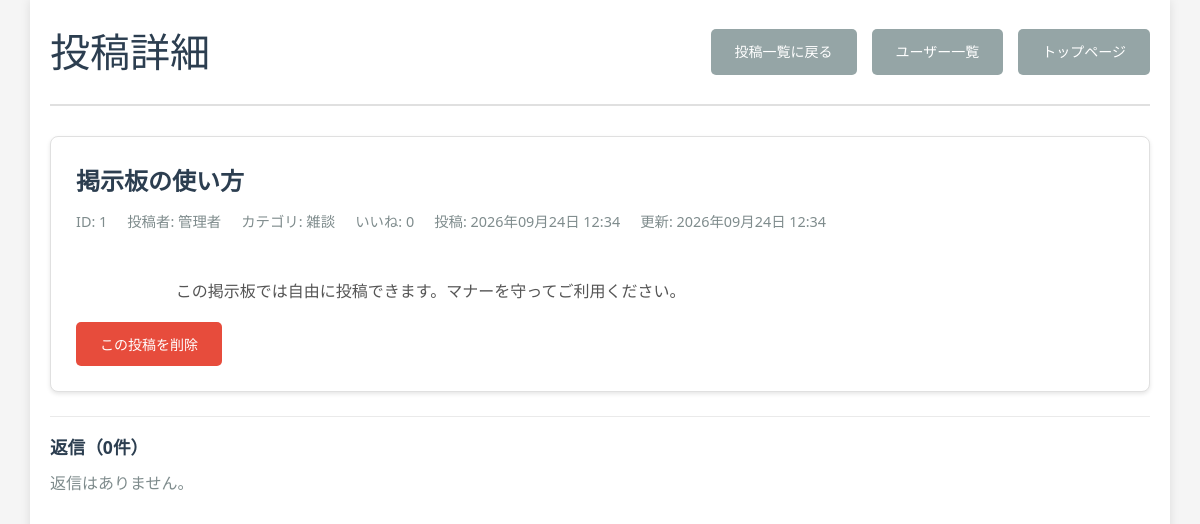
Page /admin_post_detail.php?id=1 (signed in) on the committed database.
### tables this page shows
CREATE TABLE IF NOT EXISTS posts (
    id INT AUTO_INCREMENT PRIMARY KEY,
    user_id INT NULL,
    is_pinned TINYINT(1) NOT NULL DEFAULT 0,
    category VARCHAR(100) NOT NULL DEFAULT '雑談',
    title VARCHAR(255) NOT NULL,
    content TEXT NOT NULL,
    author VARCHAR(100) NOT NULL,
    image_path VARCHAR(255) NULL,
    created_at TIMESTAMP DEFAULT CURRENT_TIMESTAMP,
    updated_at TIMESTAMP DEFAULT CURRENT_TIMESTAMP ON UPDATE CURRENT_TIMESTAMP,
    CONSTRAINT fk_posts_user FOREIGN KEY (user_id) REFERENCES users(id) ON DELETE SET NULL
);

### config/categories.php (called while the page is built, shortened)
<?php
function getCategoryTree(): array
{
    return [
        '料理' => [
            '和食' => ['寿司', 'ラーメン', '丼もの'],
            '洋食' => ['パスタ', 'ステーキ', 'ハンバーガー'],
            '中華' => ['炒め物', '点心'],
        ],
        'スポーツ' => [
            '球技' => ['サッカー', '野球', 'バスケ'],
            '個人競技' => ['陸上', '水泳', 'テニス', '卓球'],
            '観戦' => [],
        ],
        '娯楽' => [
            'ゲーム' => ['家庭用', 'スマホゲーム', 'PCゲーム'],
            '映画・ドラマ' => ['映画', 'アニメ', 'ドラマ'],
            '音楽' => [],
        ],
        '勉強' => [
            '学校' => ['授業', 'レポート', '試験'],
            '資格' => ['IT', '語学', 'その他資格'],
            '自学' => [],
        ],
        '雑談' => [
            '日常' => [],
            '質問' => [],
        ],
        '連絡' => [
            'お知らせ' => [],
            '募集' => [],
        ],
    ];
}
function getCategoryFlatOptions(): array
{
    $options = [];
    $tree = getCategoryTree();
    foreach ($tree as $l1 => $l2map) {
        $options[$l1] = $l1;
        foreach ($l2map as $l2 => $l3list) {
            $path2 = $l1 . '/' . $l2;
            $options[$path2] = $l1 . ' › ' . $l2;
            if (!is_array($l3list) || $l3list === []) {
                continue;
            }
            foreach ($l3list as $l3) {
                $path3 = $path2 . '/' . $l3;
                $options[$path3] = $l1 . ' › ' . $l2 . ' › ' . $l3;
            }
        }
    }
    return $options;
}
function formatCategoryLabel(string $path): string
{
    $path = trim($path);
    $options = getCategoryFlatOptions();
    if (isset($options[$path])) {
        return $options[$path];
    }
    return str_replace('/', ' › ', $path);
}

### admin_post_detail.php (the view, shortened to what this page needs)
<?php
require_once 'config/database.php';
require_once 'config/categories.php';
$postId = (int)($_GET['id'] ?? $_POST['post_id'] ?? 0);
$post = null;
$replies = [];
$likeCount = 0;
if ($postId > 0) {
    try {
        $stmt = $pdo->prepare("SELECT * FROM posts WHERE id = ?");
        $stmt->execute([$postId]);
        $post = $stmt->fetch();
        if ($post) {
            $stmt = $pdo->prepare("SELECT COUNT(*) FROM post_likes WHERE post_id = ?");
            $stmt->execute([$postId]);
            $likeCount = (int)$stmt->fetchColumn();
            $stmt = $pdo->prepare(
                "SELECT r.id, r.content, r.created_at, u.name AS user_name
                 FROM post_replies r
                 INNER JOIN users u ON u.id = r.user_id
                 WHERE r.post_id = ?
                 ORDER BY r.created_at ASC"
            );
            $stmt->execute([$postId]);
            $replies = $stmt->fetchAll();
        }
    } catch (PDOException $e) {
        $error = '投稿の取得に失敗しました。';
    }
}
?>
<!DOCTYPE html>
<html lang="ja">
<head>
    <link rel="stylesheet" href="css/style.css?v=5">
</head>
<body>
    <div class="container">
        <header>
            <h1>投稿詳細</h1>
            <div class="header-actions">
                <a href="admin_posts.php" class="btn btn-secondary">投稿一覧に戻る</a>
                <a href="admin_users.php" class="btn btn-secondary">ユーザー一覧</a>
                <a href="index.php" class="btn btn-secondary">トップページ</a>
            </div>
        </header>
        <main>
            <?php if (!$post): ?>
                <div class="no-posts">
                    <p>投稿が見つかりません。</p>
                    <a href="admin_posts.php" class="btn btn-secondary">投稿一覧に戻る</a>
                </div>
            <?php else: ?>
                <article class="post admin-detail-card">
                    <div class="post-header">
                        <h2 class="post-title">
                            <?php echo htmlspecialchars($post['title']); ?>
                        </h2>
                        <div class="post-meta">
                            <span>ID: <?php echo (int)$post['id']; ?></span>
                            <span>投稿者: <?php echo htmlspecialchars($post['author']); ?></span>
                            <span>カテゴリ: <?php echo htmlspecialchars(formatCategoryLabel($post['category'] ?? '雑談')); ?></span>
                            <span>いいね: <?php echo $likeCount; ?></span>
                            <span>投稿: <?php echo date('Y年m月d日 H:i', strtotime($post['created_at'])); ?></span>
                            <span>更新: <?php echo date('Y年m月d日 H:i', strtotime($post['updated_at'])); ?></span>
                        </div>
                    </div>
                    <div class="post-content">
                        <?php echo nl2br(htmlspecialchars($post['content'])); ?>
                    </div>
                    <form method="POST" class="admin-detail-actions" onsubmit="return confirm('この投稿を削除しますか？');">
                        <button type="submit" class="btn btn-danger">この投稿を削除</button>
                    </form>
                </article>
                <section class="replies">
                    <h3>返信（<?php echo count($replies); ?>件）</h3>
                    <?php if (empty($replies)): ?>
                        <p class="reply-empty">返信はありません。</p>
                    <?php endif; ?>
                </section>
            <?php endif; ?>
        </main>
    </div>
</body>
</html>

### css/style.css (style rules this page uses)
* { margin: 0; padding: 0; box-sizing: border-box; }
body { font-family: 'Segoe UI', Tahoma, Geneva, Verdana, sans-serif; line-height: 1.6; color: #333; background-color: #f5f5f5; }
.container { width: 95%; max-width: 1400px; margin: 0 auto; padding: 20px; background-color: white; min-height: 100vh; box-shadow: 0 0 10px rgba(0,0,0,0.1); }
header { display: flex; justify-content: space-between; align-items: center; margin-bottom: 30px; padding-bottom: 20px; border-bottom: 2px solid #e0e0e0; }
header h1 { color: #2c3e50; font-size: 2.5em; font-weight: 300; }
.btn { display: inline-block; padding: 12px 24px; text-decoration: none; border-radius: 5px; font-weight: 500; transition: all 0.3s ease; border: none; cursor: pointer; font-size: 14px; }
.btn-secondary { background-color: #95a5a6; color: white; }
.post { background-color: #fff; border: 1px solid #e0e0e0; border-radius: 8px; padding: 25px; margin-bottom: 20px; box-shadow: 0 2px 4px rgba(0,0,0,0.1); transition: transform 0.2s ease, box-shadow 0.2s ease; }
.post-header { margin-bottom: 15px; }
.post-title { color: #2c3e50; font-size: 1.5em; margin-bottom: 10px; font-weight: 600; }
.post-meta { display: flex; gap: 20px; color: #7f8c8d; font-size: 0.9em; }
.post-content { color: #555; line-height: 1.8; white-space: pre-wrap; }
.header-actions { display: flex; align-items: center; gap: 15px; flex-wrap: nowrap; overflow: visible; }
.header-actions .btn, .header-actions .notification-menu { flex-shrink: 0; }
.header-actions .btn { display: inline-flex; align-items: center; justify-content: center; white-space: nowrap; width: auto; min-width: 96px; }
.btn-danger { background-color: #e74c3c; color: #fff; }
.replies { margin-top: 20px; padding-top: 16px; border-top: 1px solid #eaeaea; }
.replies h3 { margin-bottom: 10px; font-size: 1.1em; color: #2c3e50; }
.reply-empty, .reply-login-note { color: #7f8c8d; margin-bottom: 10px; }
.admin-detail-card { margin-bottom: 24px; }
.admin-detail-actions { margin-top: 16px; }

### rows in the picture
posts: title "掲示板の使い方", id "1", author "管理者", category "雑談", created_at "2026年09月24日 12:34", updated_at "2026年09月24日 12:34", content "この掲示板では自由に投稿できます。マナーを守ってご利用ください。"

### other values in the picture
$likeCount "0"
count($replies) "0"
